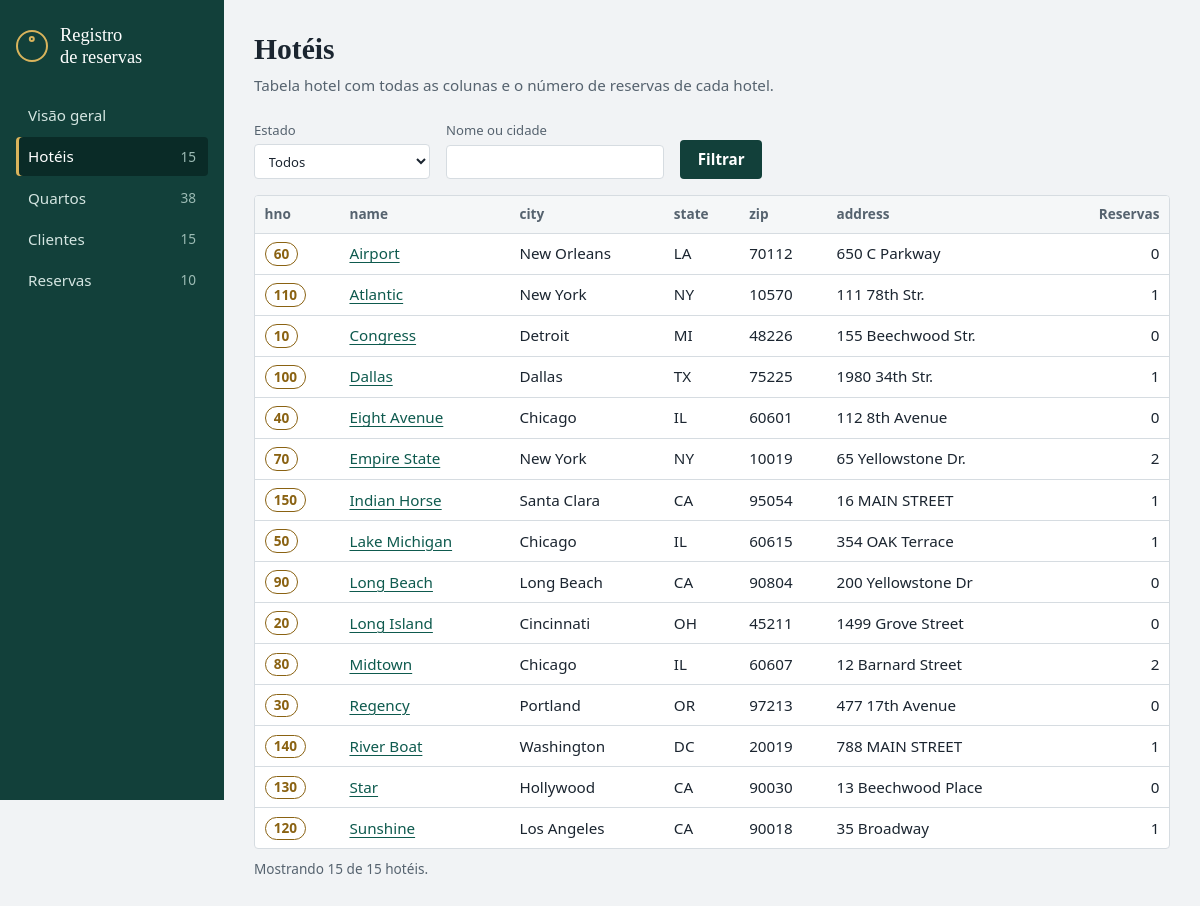
The app's page /hoteis with its own data.
### tables this page shows
CREATE TABLE hotel (
    hno     INTEGER PRIMARY KEY,
    name    TEXT NOT NULL,
    city    TEXT NOT NULL,
    state   TEXT NOT NULL,
    zip     TEXT,
    address TEXT
);

### app.py (the view)
@app.route("/hoteis")
def listar_hoteis():
    filtro = {
        "estado": request.args.get("estado", "").strip(),
        "q": request.args.get("q", "").strip(),
    }
    hoteis = consultar(
        """
        SELECT h.hno, h.name, h.city, h.state, h.zip, h.address,
               (SELECT COUNT(*) FROM reservation r WHERE r.hno = h.hno) AS reservas
        FROM hotel h
        WHERE (:estado = '' OR h.state = :estado)
          AND (:q = '' OR h.name LIKE '%' || :q || '%' OR h.city LIKE '%' || :q || '%')
        ORDER BY h.name
        """,
        filtro,
    )
    estados = consultar("SELECT DISTINCT state FROM hotel ORDER BY state")
    return render_template("hoteis.html", hoteis=hoteis, estados=estados,
                           filtro=filtro, total=contar("hotel"))

### app.py (called while the page is built)
def get_db():
    if "db" not in g:
        g.db = sqlite3.connect(DB_PATH)
        g.db.row_factory = sqlite3.Row  # acesso as colunas pelo nome
    return g.db

@app.teardown_appcontext
def fechar_db(_erro=None):
    db = g.pop("db", None)
    if db is not None:
        db.close()

def consultar(sql, params=(), um=False):
    cursor = get_db().execute(sql, params)
    return cursor.fetchone() if um else cursor.fetchall()

def contar(tabela):
    return consultar(f"SELECT COUNT(*) AS n FROM {tabela}", um=True)["n"]

@app.context_processor
def injetar_menu():
    return {
        "tabelas": [
            {"endpoint": ep, "secao": secao, "rotulo": rotulo, "tabela": tabela,
             "total": contar(tabela)}
            for ep, secao, rotulo, tabela in TABELAS
        ]
    }

### templates/hoteis.html (shortened to what this page needs)
{% extends "base.html" %}
{% import "macros.html" as m %}
{% set secao = "hoteis" %}
{% block conteudo %}
<header class="cabecalho">
    <h1>Hotéis</h1>
    <p class="sub">Tabela hotel com todas as colunas e o número de reservas de cada hotel.</p>
</header>
<form class="filtros" method="get" action="{{ url_for('listar_hoteis') }}">
    <label>Estado
        <select name="estado">
            <option value="">Todos</option>
        </select>
    </label>
    <label>Nome ou cidade
        <input type="search" name="q" value="{{ filtro.q }}">
    </label>
    <button type="submit">Filtrar</button>
</form>
{% if hoteis %}
<div class="tabela-rolavel">
    <table>
        <thead>
            <tr>
                <th title="Chave primária">hno</th>
                <th>name</th>
                <th>city</th>
                <th>state</th>
                <th>zip</th>
                <th>address</th>
                <th class="num">Reservas</th>
            </tr>
        </thead>
        <tbody>
            {% for h in hoteis %}
            <tr>
                <td>{{ m.chave(h.hno) }}</td>
                <td><a href="{{ url_for('detalhe_hotel', hno=h.hno) }}">{{ h.name }}</a></td>
                <td>{{ h.city }}</td>
                <td>{{ h.state }}</td>
                <td>{{ h.zip }}</td>
                <td>{{ h.address }}</td>
                <td class="num">{{ h.reservas }}</td>
            </tr>
            {% endfor %}
        </tbody>
    </table>
</div>
<p class="rodape-tabela">Mostrando {{ hoteis|length }} de {{ total }} hotéis.</p>
{% else %}
<p class="vazio">Nenhum hotel encontrado com esses filtros. <a href="{{ url_for('listar_hoteis') }}">Limpar filtros</a></p>
{% endif %}
{% endblock %}

### templates/macros.html (shortened to what this page needs)
{% macro chave(hno) -%}
<span class="chave" title="Número do hotel (hno)">{{ hno }}</span>
{%- endmacro %}

### static/style.css (style rules this page uses)
:root { color-scheme: light dark; --papel: #f1f3f5; --superficie: #ffffff; --realce: #f5f7f8; --tinta: #1b2530; --suave: #56636f; --linha: #d6dce1; --lateral: #12403a; --lateral-ativo: #0a2b27; --lateral-texto: #d4e5e1; --lateral-suave: #9dbcb5; --acao: #12403a; --acao-texto: #ffffff; --link: #0e5a4e; --latao: #8a6212; --latao-claro: #d9b45c; --perigo: #a3392b; --single: #2f66a3; --double: #1f7f70; --suite: #84449a; --raio: 4px; --fonte: "Segoe UI", system-ui, -apple-system, Roboto, "Helvetica Neue", Arial, sans-serif; --fonte-titulo: "Iowan Old Style", "Palatino Linotype", Palatino, "Book Antiqua", Georgia, serif; }
*, *::before, *::after { box-sizing: border-box; }
body { margin: 0; background: var(--papel); color: var(--tinta); font-family: var(--fonte); font-size: 0.95rem; line-height: 1.5; }
h1, h2 { margin: 0; font-family: var(--fonte-titulo); font-weight: 600; line-height: 1.2; }
h1 { font-size: 1.85rem; }
a { color: var(--link); text-decoration-thickness: 1px; text-underline-offset: 0.18em; }
.cabecalho { margin-bottom: 1.5rem; }
.sub { margin: 0.4rem 0 0; max-width: 62ch; color: var(--suave); }
.filtros { display: flex; flex-wrap: wrap; align-items: end; gap: 0.75rem 1rem; margin-bottom: 1rem; }
.filtros label { display: flex; flex-direction: column; gap: 0.25rem; color: var(--suave); font-size: 0.82rem; }
.filtros select, .filtros input { min-width: 11rem; padding: 0.4rem 0.6rem; border: 1px solid var(--linha); border-radius: var(--raio); background: var(--superficie); color: var(--tinta); font: inherit; }
.filtros button { padding: 0.5rem 1.1rem; border: 0; border-radius: var(--raio); background: var(--acao); color: var(--acao-texto); font: inherit; font-weight: 600; cursor: pointer; transition: filter 0.12s; }
.tabela-rolavel { overflow-x: auto; border: 1px solid var(--linha); border-radius: var(--raio); background: var(--superficie); }
table { width: 100%; border-collapse: collapse; }
th, td { padding: 0.5rem 0.6rem; border-bottom: 1px solid var(--linha); text-align: left; white-space: nowrap; font-variant-numeric: tabular-nums; }
th { background: var(--realce); color: var(--suave); font-size: 0.85rem; font-weight: 600; }
tbody tr:last-child td { border-bottom: 0; }
th.num, td.num { text-align: right; }
.rodape-tabela { margin: 0.6rem 0 0; color: var(--suave); font-size: 0.85rem; }
.chave { display: inline-block; min-width: 2.3em; padding: 0.05em 0.6em; border: 1.5px solid var(--latao); border-radius: 999px; color: var(--latao); font-size: 0.85rem; font-weight: 600; text-align: center; font-variant-numeric: tabular-nums; }

### records on screen
hotel: hno "60", name "Airport", city "New Orleans", state "LA", zip "70112", address "650 C Parkway", reservas "0"
hotel: hno "110", name "Atlantic", city "New York", state "NY", zip "10570", address "111 78th Str.", reservas "1"
hotel: hno "10", name "Congress", city "Detroit", state "MI", zip "48226", address "155 Beechwood Str.", reservas "0"
hotel: hno "100", name "Dallas", city "Dallas", state "TX", zip "75225", address "1980 34th Str.", reservas "1"
hotel: hno "40", name "Eight Avenue", city "Chicago", state "IL", zip "60601", address "112 8th Avenue", reservas "0"
hotel: hno "70", name "Empire State", city "New York", state "NY", zip "10019", address "65 Yellowstone Dr.", reservas "2"
hotel: hno "150", name "Indian Horse", city "Santa Clara", state "CA", zip "95054", address "16 MAIN STREET", reservas "1"
hotel: hno "50", name "Lake Michigan", city "Chicago", state "IL", zip "60615", address "354 OAK Terrace", reservas "1"
hotel: hno "90", name "Long Beach", city "Long Beach", state "CA", zip "90804", address "200 Yellowstone Dr", reservas "0"
hotel: hno "20", name "Long Island", city "Cincinnati", state "OH", zip "45211", address "1499 Grove Street", reservas "0"
hotel: hno "80", name "Midtown", city "Chicago", state "IL", zip "60607", address "12 Barnard Street", reservas "2"
hotel: hno "30", name "Regency", city "Portland", state "OR", zip "97213", address "477 17th Avenue", reservas "0"
hotel: hno "140", name "River Boat", city "Washington", state "DC", zip "20019", address "788 MAIN STREET", reservas "1"
hotel: hno "130", name "Star", city "Hollywood", state "CA", zip "90030", address "13 Beechwood Place", reservas "0"
hotel: hno "120", name "Sunshine", city "Los Angeles", state "CA", zip "90018", address "35 Broadway", reservas "1"

### other values on screen
{{ t.rotulo }} "Hotéis" "Quartos" "Clientes" "Reservas"
{{ t.total }} "15" "38" "15" "10"
{{ hoteis|length }} "15"
{{ total }} "15"
